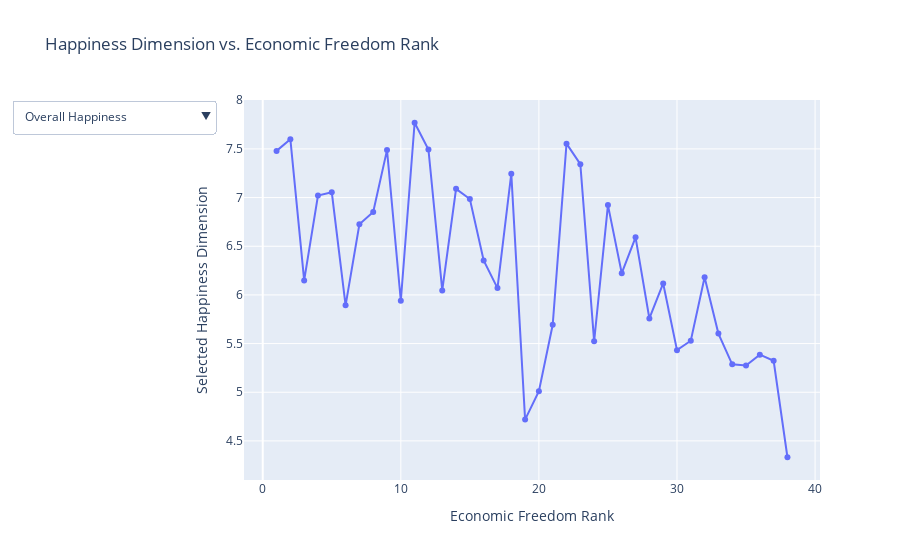

This figure's notebook cell:
### Code cell
# Convert data to pandas DataFrame
top_3 = data.nlargest(3, 'ef_rank')
bottom_3 = data.nsmallest(3, 'ef_rank')

df = pd.DataFrame(data)

# Create Plotly scatter plot with dropdown menu
fig = go.Figure()

# Initial trace for Overall Happiness
fig.add_trace(go.Scatter(
    x=df["ef_rank"],
    y=df["Overall Happiness"],
    mode='lines+markers',  # Line plot with markers
    name='Overall Happiness'
))

# Define dropdown menu options
dropdown_options = [
    {'label': 'Overall Happiness', 'method': 'update', 'args': [{'y': [df["Overall Happiness"]]}]},
    {'label': 'GDP per capita', 'method': 'update', 'args': [{'y': [df["GDP per capita"]]}]},
    {'label': 'Social support', 'method': 'update', 'args': [{'y': [df["Social support"]]}]},
    {'label': 'Healthy life expectancy', 'method': 'update', 'args': [{'y': [df["Healthy life expectancy"]]}]},
    {'label': 'Freedom to make life choices', 'method': 'update', 'args': [{'y': [df["Freedom to make life choices"]]}]},
    {'label': 'Generosity', 'method': 'update', 'args': [{'y': [df["Generosity"]]}]},
    {'label': 'Perceptions of corruption', 'method': 'update', 'args': [{'y': [df["Perceptions of corruption"]]}]}
]

# Update layout with dropdown menu
fig.update_layout(
    updatemenus=[
        {
            'buttons': dropdown_options,
            'direction': 'down',
            'showactive': True,
        }
    ],
    title='Happiness Dimension vs. Economic Freedom Rank',
    xaxis_title='Economic Freedom Rank',
    yaxis_title='Selected Happiness Dimension',
)

# Show the figure
pio.show(fig)

### Figure 1 — Plotly figure (JSON) as saved in the notebook; plotly's stock layout.template omitted (floating-point values rounded to 4 significant figures)
{"data": [{"mode": "lines+markers", "name": "Overall Happiness", "type": "scatter", "x": [1, 2, 3, 4, 5, 6, 7, 8, 9, 10, 11, 12, 13, 14, 15, 16, 17, 18, 19, 20, 21, 22, 23, 24, 25, 26, 27, 28, 29, 30, 31, 32, 33, 34, 35, 36, 37, 38], "y": [7.48, 7.6, 6.149, 7.021, 7.054, 5.893, 6.726, 6.852, 7.488, 5.94, 7.769, 7.494, 6.046, 7.09, 6.985, 6.354, 6.07, 7.246, 4.719, 5.011, 5.693, 7.554, 7.343, 5.523, 6.923, 6.223, 6.592, 5.758, 6.118, 5.432, 5.529, 6.182, 5.603, 5.287, 5.274, 5.386, 5.323, 4.332]}], "layout": {"title": {"text": "Happiness Dimension vs. Economic Freedom Rank"}, "updatemenus": [{"buttons": [{"args": [{"y": [[7.48, 7.6, 6.149, 7.021, 7.054, 5.893, 6.726, 6.852, 7.488, 5.94, 7.769, 7.494, 6.046, 7.09, 6.985, 6.354, 6.07, 7.246, 4.719, 5.011, 5.693, 7.554, 7.343, 5.523, 6.923, 6.223, 6.592, 5.758, 6.118, 5.432, 5.529, 6.182, 5.603, 5.287, 5.274, 5.386, 5.323, 4.332]]}], "label": "Overall Happiness", "method": "update"}, {"args": [{"y": [[1.452, 1.383, 1.238, 1.499, 1.333, 1.237, 1.3, 1.269, 1.396, 1.187, 1.34, 1.38, 1.263, 1.609, 1.373, 1.286, 1.162, 1.376, 0.947, 1.092, 1.221, 1.488, 1.387, 1.051, 1.356, 1.294, 1.324, 1.201, 1.258, 1.155, 0.685, 1.206, 1.004, 1.181, 0.983, 0.945, 1.067, 0.82]]}], "label": "GDP per capita", "method": "update"}, {"args": [{"y": [[1.526, 1.573, 1.515, 1.553, 1.538, 1.528, 1.52, 1.487, 1.522, 1.465, 1.587, 1.624, 1.223, 1.479, 1.454, 1.484, 1.232, 1.475, 0.848, 1.513, 1.431, 1.582, 1.487, 1.361, 1.504, 1.488, 1.472, 1.41, 1.523, 1.266, 1.328, 1.438, 1.383, 1.156, 1.294, 1.212, 1.465, 1.39]]}], "label": "Social support", "method": "update"}, {"args": [{"y": [[1.052, 0.996, 0.818, 0.999, 0.996, 0.874, 0.999, 0.92, 0.999, 0.812, 0.986, 1.026, 1.042, 1.012, 0.987, 1.062, 0.825, 1.016, 0.874, 0.815, 0.999, 1.028, 1.009, 0.871, 0.986, 1.039, 1.045, 0.828, 0.953, 0.914, 0.739, 0.884, 0.854, 0.999, 0.838, 0.845, 0.789, 0.739]]}], "label": "Healthy life expectancy", "method": "update"}, {"args": [{"y": [[0.572, 0.592, 0.291, 0.516, 0.45, 0.495, 0.564, 0.457, 0.557, 0.264, 0.596, 0.591, 0.406, 0.526, 0.495, 0.362, 0.462, 0.532, 0.383, 0.311, 0.508, 0.603, 0.574, 0.197, 0.473, 0.231, 0.436, 0.199, 0.564, 0.296, 0.245, 0.483, 0.282, 0.067, 0.345, 0.212, 0.235, 0.178]]}], "label": "Freedom to make life choices", "method": "update"}, {"args": [{"y": [[0.263, 0.252, 0.043, 0.298, 0.348, 0.103, 0.375, 0.046, 0.322, 0.075, 0.153, 0.354, 0.19, 0.194, 0.261, 0.153, 0.083, 0.244, 0.178, 0.081, 0.047, 0.271, 0.267, 0.142, 0.16, 0.158, 0.111, 0.081, 0.144, 0.119, 0.181, 0.117, 0.137, 0.0, 0.185, 0.263, 0.094, 0.187]]}], "label": "Generosity", "method": "update"}, {"args": [{"y": [[0.343, 0.41, 0.042, 0.31, 0.278, 0.161, 0.151, 0.036, 0.298, 0.064, 0.393, 0.118, 0.041, 0.316, 0.265, 0.079, 0.005, 0.226, 0.027, 0.004, 0.025, 0.341, 0.373, 0.08, 0.21, 0.03, 0.183, 0.02, 0.057, 0.022, 0.0, 0.05, 0.039, 0.034, 0.034, 0.006, 0.142, 0.01]]}], "label": "Perceptions of corruption", "method": "update"}], "direction": "down", "showactive": true}], "xaxis": {"title": {"text": "Economic Freedom Rank"}}, "yaxis": {"title": {"text": "Selected Happiness Dimension"}}}}
